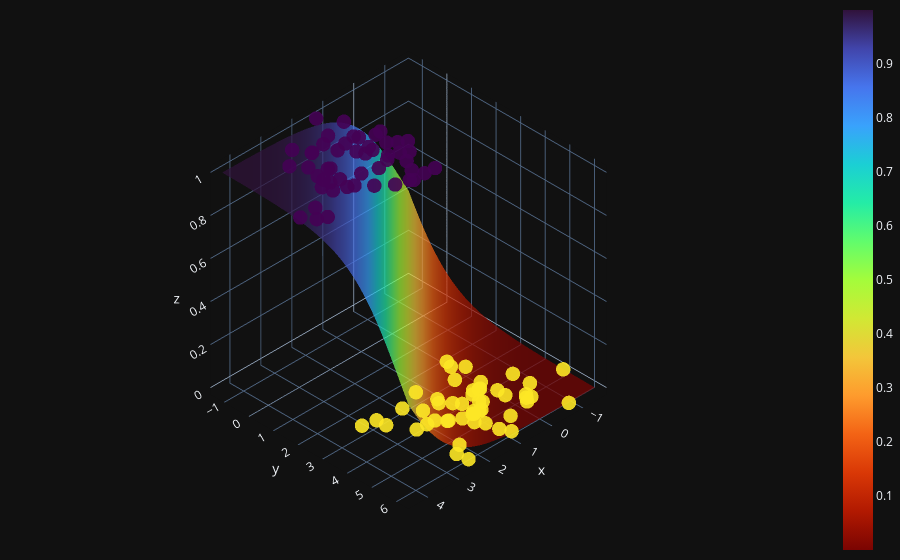

The code cell stored with this chart in its notebook:
### Markdown cell above
### 🧪 Sigmoïde en 3D (intuitions)

Visualisons la surface de sortie A = σ(W₀x₀ + W₁x₁ + b) en 3D pour mieux comprendre la décision du neurone.

### Code cell
X0 = np.linspace(X[:,0].min(), X[:,0].max(), 100)
X1 = np.linspace(X[:,1].min(), X[:,1].max(), 100)

xx0, xx1 = np.meshgrid(X0, X1)
Z = my_neuron.W_[0] * xx0 + my_neuron.W_[1] * xx1 + my_neuron.b_

A = 1 / (1 + np.exp(-Z))

fig = (go.Figure(data=[go.Surface(z=A, x=xx0, y=xx1, colorscale='Turbo', opacity=0.7, reversescale=True)]))
fig.add_scatter3d(x=X[:, 0].flatten(), y=X[:, 1].flatten(), z=y.flatten(),
                  mode='markers',
                  marker=dict(size=5, color=y.flatten(), colorscale='Viridis',
                              opacity=0.9, reversescale=True))

fig.update_layout(template="plotly_dark", margin=dict(l=0, r=0, b=0, t=0))
fig.layout.scene.camera.projection.type = "orthographic"
fig.show()

### Figure 1 — Plotly figure (JSON) as saved in the notebook; plotly's stock layout.template omitted (floating-point values rounded to 4 significant figures; data arrays with more than 128 entries replaced by an {"elided": "..."} marker saying what was removed)
{"data": [{"colorscale": [[0, "#30123b"], [0.07143, "#4145ab"], [0.1429, "#4675ed"], [0.2143, "#39a2fc"], [0.2857, "#1bcfd4"], [0.3571, "#24eca6"], [0.4286, "#61fc6c"], [0.5, "#a4fc3b"], [0.5714, "#d1e834"], [0.6429, "#f3c63a"], [0.7143, "#fe9b2d"], [0.7857, "#f36315"], [0.8571, "#d93806"], [0.9286, "#b11901"], [1, "#7a0402"]], "opacity": 0.7, "reversescale": true, "type": "surface", "x": {"elided": "100x100 float values"}, "y": {"elided": "100x100 float values"}, "z": {"elided": "100x100 float values"}}, {"marker": {"color": [1, 1, 0, 0, 1, 0, 0, 1, 0, 1, 0, 1, 0, 0, 1, 1, 1, 0, 1, 1, 0, 0, 1, 0, 1, 0, 1, 0, 0, 1, 1, 0, 1, 1, 1, 0, 1, 1, 0, 1, 0, 0, 0, 0, 1, 1, 1, 1, 0, 0, 1, 1, 0, 0, 0, 0, 0, 1, 1, 1, 1, 0, 0, 1, 0, 1, 0, 0, 1, 0, 0, 1, 1, 0, 0, 0, 1, 1, 0, 0, 1, 0, 0, 0, 0, 0, 1, 0, 1, 1, 1, 1, 1, 1, 0, 0, 1, 1, 0, 1], "colorscale": [[0, "#440154"], [0.1111, "#482878"], [0.2222, "#3e4989"], [0.3333, "#31688e"], [0.4444, "#26828e"], [0.5556, "#1f9e89"], [0.6667, "#35b779"], [0.7778, "#6ece58"], [0.8889, "#b5de2b"], [1, "#fde725"]], "opacity": 0.9, "reversescale": true, "size": 5}, "mode": "markers", "type": "scatter3d", "x": [4.219, 0.9078, -0.2765, 0.08848, 3.243, 1.442, 1.022, 3.978, 0.5889, 1.252, 0.6284, 1.686, 1.185, 0.06897, 1.787, 4.438, 3.182, 0.3038, 0.7394, 1.285, 1.131, 0.6647, 1.316, -0.1889, 2.579, 0.8731, 1.311, 0.9868, 1.42, 2.354, 2.432, 1.043, 0.9509, 2.451, 1.62, 2.155, 1.381, 1.987, 2.116, 0.564, -0.07228, 2.509, -0.73, 1.379, 0.8821, 2.222, 2.016, 1.701, -0.6539, 0.5731, 1.957, 0.7624, 2.465, 1.333, 3.246, 1.103, 2.859, 1.6, 2.976, 2.68, 1.419, 1.926, -0.09448, 2.728, 1.12, 1.557, 0.1055, 2.844, 3.155, 1.841, 1.289, 1.642, 3.923, 1.705, 0.1631, 0.3419, 1.021, 2.669, 0.4666, 0.9481, 1.194, 1.154, -0.2942, 1.737, 0.4655, 0.0808, 3.003, 2.207, 1.361, 2.632, 2.827, 2.912, 1.142, 1.055, 2.47, -1.577, 1.412, 3.005, -0.6376, 0.8298], "y": [2.234, 0.4598, 5.081, 2.323, 1.215, 2.768, 4.117, 2.378, 4.001, 0.2081, 4.46, 0.6583, 5.28, 4.356, 1.7, 1.842, -0.1823, 3.944, 0.4361, 1.437, 4.682, 4.36, 2.441, 5.205, 0.7261, 4.714, 0.07123, 6.09, 4.637, 2.224, -0.2017, 4.606, 0.9498, -0.1954, 2.747, 4.124, 0.9295, 2.611, 3.069, 1.337, 2.884, 5.773, 6.255, 3.619, 2.841, 1.533, -0.2704, -0.4773, 4.767, 5.526, 0.2342, 1.165, 6.2, 5.01, 2.849, 4.706, 2.956, 0.9151, 1.216, -0.7044, 1.574, 4.152, 5.358, 1.305, 5.758, 2.827, 3.725, 3.327, 1.553, 3.562, 3.45, 0.1502, 1.804, 4.433, 2.578, 3.941, 1.579, 1.82, 3.866, 4.732, 2.808, 3.902, 5.273, 4.425, 3.123, 4.691, 0.7427, 5.506, 0.748, 0.6894, 1.721, 0.2466, 2.015, -0.6471, 4.099, 4.957, -1.326, 0.9852, 4.091, 1.742], "z": [1, 1, 0, 0, 1, 0, 0, 1, 0, 1, 0, 1, 0, 0, 1, 1, 1, 0, 1, 1, 0, 0, 1, 0, 1, 0, 1, 0, 0, 1, 1, 0, 1, 1, 1, 0, 1, 1, 0, 1, 0, 0, 0, 0, 1, 1, 1, 1, 0, 0, 1, 1, 0, 0, 0, 0, 0, 1, 1, 1, 1, 0, 0, 1, 0, 1, 0, 0, 1, 0, 0, 1, 1, 0, 0, 0, 1, 1, 0, 0, 1, 0, 0, 0, 0, 0, 1, 0, 1, 1, 1, 1, 1, 1, 0, 0, 1, 1, 0, 1]}], "layout": {"margin": {"b": 0, "l": 0, "r": 0, "t": 0}, "scene": {"camera": {"projection": {"type": "orthographic"}}}}}
